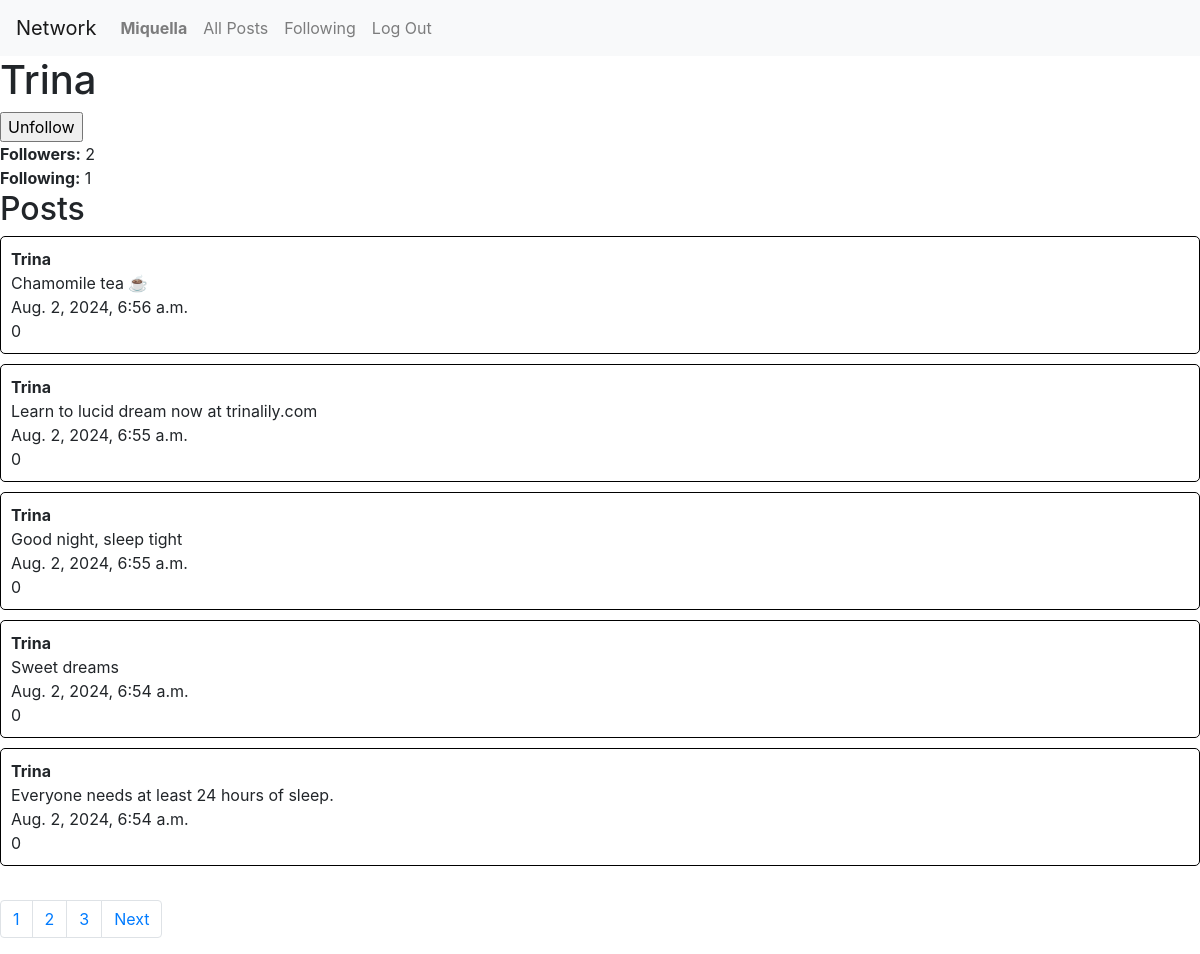
Screenshot of /users/Trina/page1 (signed in) with the database file from the repository.
### network/models.py (models this page shows, shortened)
class User(AbstractUser):
    followers = models.ManyToManyField('self', related_name="following", null=True)
    following = models.ManyToManyField('self', related_name="followers",null=True)

class Post(models.Model):
    user = models.ForeignKey("User", on_delete=models.CASCADE, related_name="posts")
    content = models.TextField(blank=True)
    timestamp = models.DateTimeField(auto_now_add=True)
    likes = models.IntegerField(default=0)

### network/views.py (the view)
# urls.py: path("users/<str:username>/page<int:page_num>", views.user, name="user"),
def user(request, username, page_num):
    user_data = User.objects.filter(username=username)[0]
    posts = Post.objects.filter(user=user_data)
    posts = posts.order_by("-timestamp").all()
    if request.user.id == user_data.id:
        not_user = False
        is_following = None
    else:
        not_user = True
        is_following = request.user.followers.filter(id=user_data.id).exists()
    p = Paginator(posts, 5)
    page_obj = p.get_page(page_num)
    prev_page = None
    has_prev_page = False
    if page_obj.has_previous():
        prev_page = page_obj.previous_page_number()
        has_prev_page = True
    next_page = None
    has_next_page = False
    if page_obj.has_next():
        next_page = page_obj.next_page_number()
        has_next_page = True
    return render(request, 'network/user.html', {
        "user_data": user_data,
        "username": user_data.username,
        "followers": user_data.followers.count(),
        "following": user_data.following.count(),
        "posts": page_obj,
        "not_user": not_user,
        "is_following": is_following,
        "pages": p,
        "has_prev_page": has_prev_page,
        "prev_page": prev_page,
        "has_next_page": has_next_page,
        "next_page": next_page,
    })

### network/templates/network/user.html (shortened to what this page needs)
{% extends "network/layout.html" %}
{% load static %}
{% block body %}
    <h1>{{ username }}</h1>
    <div class="button-container">
        {% if not_user %}
            {% if is_following %}
                <form action="{% url 'unfollow' user_data.id %}" method="post">
                    <input type="submit" value="Unfollow" class="top-btn">
                </form>
            {% else %}
                <form action="{% url 'follow' user_data.id %}" method="post" class="top-btn">
                    {% csrf_token %}
                    <input class="top-btn" type="submit" value="Follow">
                </form>
            {% endif %}
        {% endif %}
    </div>
    <b>Followers:</b> {{ followers }} <br>
    <b>Following:</b> {{ following }}
    <h2>Posts</h2>
    {% for post in posts %}
    <div id="post-container">
        <b>{{ username }}</b> <br>
        {{ post.content }} <br>
        {{ post.timestamp }} <br>
        {{ post.likes }} <br>
    </div>
    {% endfor %}
    <br>
    <nav aria-label="Page navigation example">
        <ul class="pagination">
          {% for page in pages %}
            <li class="page-item"><a class="page-link"  href="{% url 'user' username page.number%}">{{ page.number }}</a></li>
          {% endfor %}
          {% if has_next_page %}
            <li class="page-item"><a class="page-link" href="{% url 'user' username next_page %}">Next</a></li>
          {% endif  %}
        </ul>
      </nav>
{% endblock %}

### network/templates/network/layout.html (shortened to what this page needs)
{% load static %}
<!DOCTYPE html>
<html lang="en">
    <head>
        <link rel="stylesheet" href="https://stackpath.bootstrapcdn.com/bootstrap/4.4.1/css/bootstrap.min.css">
        <link href="{% static 'network/styles2.css' %}" rel="stylesheet">
    </head>
    <body>
        <nav class="navbar navbar-expand-lg navbar-light bg-light">
            <a class="navbar-brand" href="#">Network</a>
            <div>
              <ul class="navbar-nav mr-auto">
                {% if user.is_authenticated %}
                    <li class="nav-item">
                        <a id="nav-username" class="nav-link" href="{% url 'user' user.username 1 %}"><strong>{{ user.username }}</strong></a>
                    </li>
                {% endif %}
                <li class="nav-item">
                  <a class="nav-link" href="{% url 'index' %}">All Posts</a>
                </li>
                {% if user.is_authenticated %}
                    <li class="nav-item">
                        <a class="nav-link" href="{% url 'following' 1%}">Following</a>
                    </li>
                    <li class="nav-item">
                        <a class="nav-link" href="{% url 'logout' %}">Log Out</a>
                    </li>
                {% endif %}
              </ul>
            </div>
          </nav>
        <div class="body">
            {% block body %}
            {% endblock %}
        </div>
    </body>
</html>

### network/static/network/styles2.css (style rules this page uses)
#post-container { align-items: center; border: 1px solid black; padding: 10px; margin-bottom: 10px; border-radius: 5px; }

### rows the page displays
User: username "Miquella"
User: username "Trina"
Post: content "Chamomile tea ☕️", timestamp "Aug. 2, 2024, 6:56 a.m.", likes "0"
Post: content "Learn to lucid dream now at trinalily.com", timestamp "Aug. 2, 2024, 6:55 a.m.", likes "0"
Post: content "Good night, sleep tight", timestamp "Aug. 2, 2024, 6:55 a.m.", likes "0"
Post: content "Sweet dreams", timestamp "Aug. 2, 2024, 6:54 a.m.", likes "0"
Post: content "Everyone needs at least 24 hours of sleep.", timestamp "Aug. 2, 2024, 6:54 a.m.", likes "0"

### other values shown
{{ followers }} "2"
{{ following }} "1"
{{ page.number }} "1" "2" "3"
